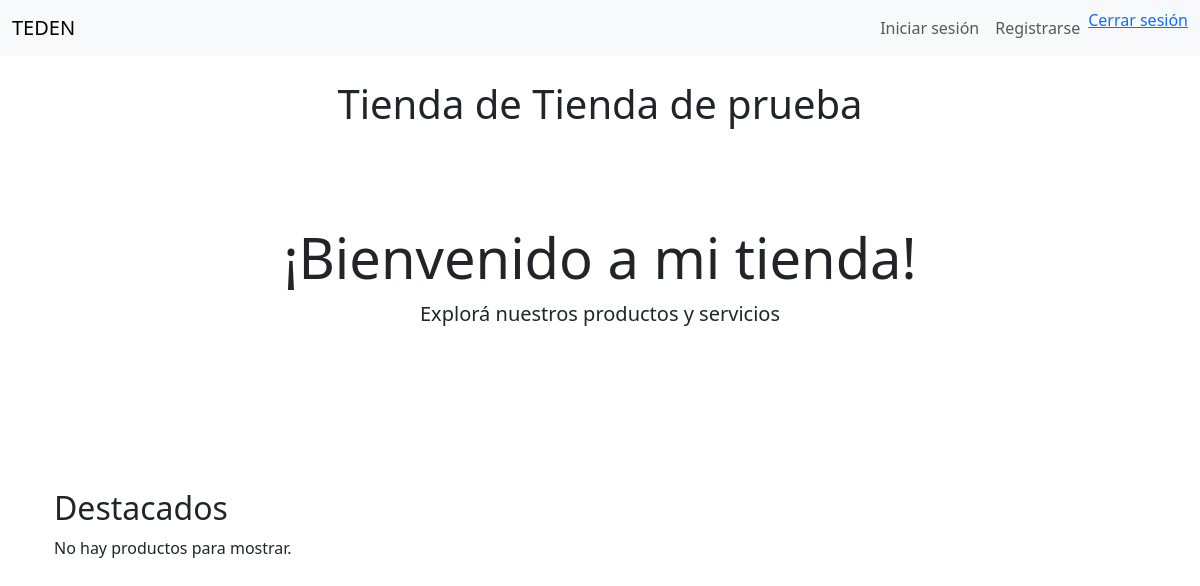
Page /store/tienda/tienda-de-prueba/ on the committed database.
### store/models.py (models this page shows, shortened)
class Store(models.Model):
    owner = models.OneToOneField(User, on_delete=models.CASCADE, related_name='store_profile')
    name = models.CharField(max_length=255)
    slug = models.SlugField(unique=True, blank=True)
    custom_css = models.TextField(blank=True, null=True)
    custom_js = models.TextField(blank=True, null=True)
    custom_meta = models.TextField(blank=True, null=True)
    logo = models.ImageField(upload_to='store_logos/', blank=True, null=True)
    banner = models.ImageField(upload_to='store_banners/', blank=True, null=True)
    description = models.TextField(blank=True, null=True)
    created_at = models.DateTimeField(auto_now_add=True)
    updated_at = models.DateTimeField(auto_now=True)
    is_active = models.BooleanField(default=True)
    is_featured = models.BooleanField(default=False)
    social_links = models.JSONField(default=dict, blank=True, null=True)
    contact_email = models.EmailField(blank=True, null=True)
    contact_phone = models.CharField(max_length=20, blank=True, null=True)
    address = models.CharField(max_length=255, blank=True, null=True)

class StoreBlock(models.Model):
    store = models.ForeignKey(Store, on_delete=models.CASCADE, related_name="blocks")
    block_type = models.CharField(choices=[
        ('hero', 'Hero'),
        ('about', 'Sobre mí'),
        ('products', 'Productos'),
        ('testimonial', 'Testimonio'),
        ('contact', 'Contacto'),
    ], max_length=50)
    content = models.JSONField(default=dict)
    order = models.PositiveIntegerField(default=0)
    class Meta:
        ordering = ['order']

### store/views.py (the view)
# urls.py: path('tienda/<slug:slug>/', views.public_store, name='public_store'),
def public_store(request, slug):
    store = get_object_or_404(Store, slug=slug)
    blocks = StoreBlock.objects.filter(store=store).order_by('order')
    return render(request, 'store/public_store.html', {
        'store': store,
        'blocks': blocks
    })

### store/templates/store/public_store.html
{% extends 'users/base.html' %}
{% block content %}
<div class="container py-4">
  <h1 class="text-center mb-5">Tienda de {{ store.name }}</h1>
  {% for block in blocks %}
    <div class="mb-5">
      {% include "store/blocks/"|add:block.block_type|add:".html" with content=block.content only %}
    </div>
  {% empty %}
    <p>No hay bloques configurados en esta tienda todavía.</p>
  {% endfor %}
</div>
{% endblock %}

### store/templates/store/blocks/hero.html
<section class="text-center py-5">
  <h1 class="display-4">
    {{ block.content.title|default:"¡Bienvenido a mi tienda!" }}
  </h1>
  <p class="lead">{{ block.content.subtitle|default:"Explorá nuestros productos y servicios" }}</p>
</section>

### store/templates/store/blocks/product_carousel.html
<section class="container py-5">
  <h2>{{ block.content.title|default:"Destacados" }}</h2>
  <div class="d-flex overflow-auto">
    {% for product in store.owner.products.all %}
      <div class="card mx-2" style="min-width: 250px;">
        <img src="{{ product.image.url }}" class="card-img-top" alt="{{ product.name }}">
        <div class="card-body">
          <h5 class="card-title">{{ product.name }}</h5>
          <p class="card-text">${{ product.price }}</p>
        </div>
      </div>
    {% empty %}
      <p>No hay productos para mostrar.</p>
    {% endfor %}
  </div>
</section>

### rows in the picture
Store: name "Tienda de prueba"
StoreBlock: content "¡Bienvenido a mi tienda!", content.subtitle "Explorá nuestros productos y servicios"
StoreBlock: content "Destacados"
